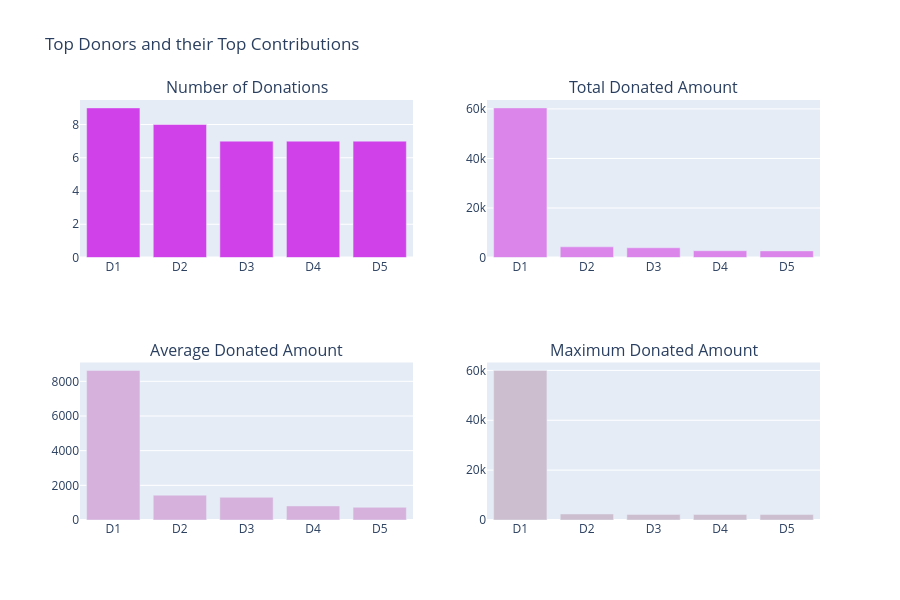

Notebook code for this chart:
### Markdown cell above
> * **Proyectos Principales** > * En la historia de DonorsChoose, diferentes proyectos han recibido un número muy variable de donaciones, que van desde tan solo 1 hasta un máximo de 800 donaciones. El número máximo de donaciones realizadas a un solo proyecto es igual a 863. Este fue un proyecto liderado por un profesor y su título fue "**Vallecito StandUpKids Pilot Standing School!**" (mostrado como Pa1 en el primer gráfico). Se financió un monto total equivalente a **USD 108,248.30** para este proyecto y se completó su financiamiento el 26 de agosto de 2015.    
> * Existen otros tres proyectos que cuentan con un número muy grande de donaciones (mayor a 600). 
> * En noviembre de 2016, se inició un proyecto titulado "**Varsity and After-School Fencing Teams in NYC**" (mostrado como Pc1 en el segundo gráfico) y registró un total de 18 donaciones. Este proyecto tuvo el promedio más alto por donante, equivalente a **USD 1,850**.  
> * En el proyecto titulado "**Learning to Play While Playing to Learn!**" (mostrado como Pd1 en el cuarto gráfico), se aportó un monto de donación única de **USD 60,000**, el cual representa la donación individual más alta en toda la historia de DonorsChoose.   

## <a id="3.3">3.3 ¿Quiénes son los Donantes Principales?</a>

Vamos a identificar a los donantes que realizaron las contribuciones más destacadas y sus valores. Es decir:

* **3.3.1** Donantes que han realizado el mayor número de donaciones  
* **3.3.2** Donantes que han financiado los Mayores Montos Totales   
* **3.3.3** Donantes que financian los Mayores Montos Promedios en donaciones únicas  
* **3.3.4** Donantes que han financiado el Monto Máximo de Donación Única

### Code cell
# Which Projects Had the maximum Donations 

tempdf = donations_df.groupby('Donor ID').agg({'Donor ID' : 'count', 'Donation Amount' : 'sum'}).rename(columns={'Donor ID' : "Total Donations", 'Donation Amount' : "Total Amount"}).reset_index()
tempdf['Average Donation Amount'] = tempdf['Total Amount'] / tempdf['Total Donations']

tempdf1 = tempdf.sort_values(by=['Total Donations'], ascending=[False])
x = tempdf1.head(5)['Donor ID']
x = ["D"+str(i+1) for i in range(len(x))]
y = tempdf1.head(5)['Total Donations']
tr1 = bar_ver_noagg(x, y, 'Total Donations', '#d141ea', lm=None, rt=True)

tempdf1 = tempdf.sort_values(by=['Total Amount'], ascending=[False])
x = tempdf1.head(5)['Donor ID']
x = ["D"+str(i+1) for i in range(len(x))]
y = tempdf1.head(5)['Total Amount']
tr2 = bar_ver_noagg(x, y, 'Average Donations', '#db85ea', lm=None, rt=True)

tempdf1 = tempdf.sort_values(by=['Average Donation Amount'], ascending=[False])
x = tempdf1.head(5)['Donor ID']
x = ["D"+str(i+1) for i in range(len(x))]
y = tempdf1.head(5)['Average Donation Amount']
tr3 = bar_ver_noagg(x, y, 'Average Donations', '#d5b1db', lm=None, rt=True)

tempdf = donations_df.groupby('Donor ID').agg({'Donor ID' : 'count', 'Donation Amount' : 'max'}).rename(columns={'Donor ID' : "Total Donations", 'Donation Amount' : "Maximum Donations"}).reset_index()
tempdf1 = tempdf.sort_values(by=['Maximum Donations'], ascending=[False])
x = tempdf1.head(5)['Donor ID']
x = ["D"+str(i+1) for i in range(len(x))]
y = tempdf1.head(5)['Maximum Donations']
tr4 = bar_ver_noagg(x, y, 'Maximum Donations', '#ccbece', lm=None, rt=True)

fig = tools.make_subplots(rows=2, cols=2, print_grid=False, subplot_titles = ['Number of Donations', "Total Donated Amount", 'Average Donated Amount', 'Maximum Donated Amount'])
fig.append_trace(tr1, 1, 1);
fig.append_trace(tr2, 1, 2);
fig.append_trace(tr3, 2, 1);
fig.append_trace(tr4, 2, 2);

fig['layout'].update(height=600, showlegend=False, title='Top Donors and their Top Contributions');
iplot(fig);

### Figure 1 — Plotly figure (JSON) as saved in the notebook; plotly's stock layout.template omitted (floating-point values rounded to 4 significant figures)
{"data": [{"marker": {"color": "#d141ea"}, "type": "bar", "x": ["D1", "D2", "D3", "D4", "D5"], "xaxis": "x", "y": [9, 8, 7, 7, 7], "yaxis": "y"}, {"marker": {"color": "#db85ea"}, "type": "bar", "x": ["D1", "D2", "D3", "D4", "D5"], "xaxis": "x2", "y": [60420.0, 4301.0, 3926.0, 2733.0, 2667.0], "yaxis": "y2"}, {"marker": {"color": "#d5b1db"}, "type": "bar", "x": ["D1", "D2", "D3", "D4", "D5"], "xaxis": "x3", "y": [8631.0, 1434.0, 1309.0, 808.7, 731.1], "yaxis": "y3"}, {"marker": {"color": "#ccbece"}, "type": "bar", "x": ["D1", "D2", "D3", "D4", "D5"], "xaxis": "x4", "y": [60000.0, 2420.0, 2248.0, 2219.0, 2190.0], "yaxis": "y4"}], "layout": {"annotations": [{"font": {"size": 16}, "showarrow": false, "text": "Number of Donations", "x": 0.225, "xanchor": "center", "xref": "paper", "y": 1, "yanchor": "bottom", "yref": "paper"}, {"font": {"size": 16}, "showarrow": false, "text": "Total Donated Amount", "x": 0.775, "xanchor": "center", "xref": "paper", "y": 1, "yanchor": "bottom", "yref": "paper"}, {"font": {"size": 16}, "showarrow": false, "text": "Average Donated Amount", "x": 0.225, "xanchor": "center", "xref": "paper", "y": 0.375, "yanchor": "bottom", "yref": "paper"}, {"font": {"size": 16}, "showarrow": false, "text": "Maximum Donated Amount", "x": 0.775, "xanchor": "center", "xref": "paper", "y": 0.375, "yanchor": "bottom", "yref": "paper"}], "height": 600, "showlegend": false, "title": {"text": "Top Donors and their Top Contributions"}, "xaxis": {"anchor": "y", "domain": [0, 0.45]}, "xaxis2": {"anchor": "y2", "domain": [0.55, 1]}, "xaxis3": {"anchor": "y3", "domain": [0, 0.45]}, "xaxis4": {"anchor": "y4", "domain": [0.55, 1]}, "yaxis": {"anchor": "x", "domain": [0.625, 1]}, "yaxis2": {"anchor": "x2", "domain": [0.625, 1]}, "yaxis3": {"anchor": "x3", "domain": [0, 0.375]}, "yaxis4": {"anchor": "x4", "domain": [0, 0.375]}}}
